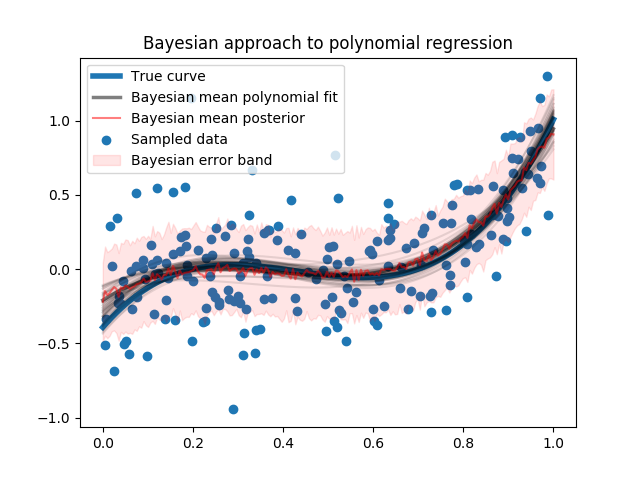

Here is the Python script that generated this plot:
#Implementation of Bayesian polynomial regression using pymc3
from pymc3 import *
import numpy as np 
import matplotlib.pyplot as plt 
from sklearn.preprocessing import PolynomialFeatures 
import pandas as pd
import theano
from scipy.stats.kde import gaussian_kde

# set sample size
NUM_SAMPLES = 200
# set desired standard error
SDEV = 0.3
# set random seed
np.random.seed(42)

# set true function
def f(x): 
    return 7 *(x**3 -1.3 *x**2+0.5*x - 0.056)

# evenly spaced grid of points in unit interval
gridx = np.linspace(0,1, 200)
# sample from unit interval
x = np.random.random(NUM_SAMPLES)
# perturb values
y = f(x) + SDEV*np.random.randn(NUM_SAMPLES)

# construct polynomial features on the samples and the grid
poly = PolynomialFeatures(degree = 3)
xpow = poly.fit_transform(x.reshape(NUM_SAMPLES,1))
linpow = poly.fit_transform(gridx.reshape(200,1))

# Create dictionary of theano variables
data = dict(x1=theano.shared(xpow[:,1]), x2 = theano.shared(xpow[:,2]), x3 = theano.shared(xpow[:,3]), y=theano.shared(y))

# plot our true curve
fig = plt.figure()
ax = fig.add_subplot(111, title = 'Bayesian approach to polynomial regression')
ax.scatter(x,y, label = 'Sampled data')
ax.plot(gridx, f(gridx), label = 'True curve', linewidth = 4 )

# this is needed to work in pymc3 context
with Model() as model:
    # Build the pymc3 model
    coeff = Normal('coeff', mu = 0, sd = 10, shape = 4)
    sigma = HalfNormal('sigma', sd = 1)
    mu = np.sum([coeff[i]*data['x'+str(i)] for i in range(1,4)])+coeff[0]
    y_obs = Normal('y_obs', mu = mu, sd = sigma, observed = data['y'])

    # Calculate the posterior probability via MCMC integration
    trace = sample(3500, njobs = 4)

    # print summary of training in html format
    print(stats.df_summary(trace).to_html())

    # Get the mean coefficients
    mcoeff = np.mean(trace['coeff'], axis = 0)
    # define the predicted function using the mean polynomial
    def g(x):
        return np.sum([mcoeff[i]*x**i for i in range(4)], axis =0)

    # plot the mean polynomial
    ax.plot(gridx, g(gridx), label = 'Bayesian mean polynomial fit', color = 'Black', alpha = 0.5, lw = 2.5)

    # take the last 50 samples of the parameters and graph their associated polynomials
    for i in range(50):
        def h(x):
            return np.sum([trace['coeff'][-i][j]*x**j for j in range(4)], axis =0)
        ax.plot(gridx, h(gridx), color = 'Black', alpha = 0.1)

    # Calculate posterior values
    data['x1'].set_value(linpow[:,1])
    data['x2'].set_value(linpow[:,2])
    data['x3'].set_value(linpow[:,3])
    data['y'].set_value(np.zeros_like(linpow[:1,1]))
    post_pred = sample_ppc(trace, samples = 200)

    # plot the mean prediction plus +- one standard deviation 
    ax.plot(gridx, np.mean(post_pred['y_obs'], axis = 0), label = 'Bayesian mean posterior', alpha = 0.5, color = 'Red')
    ax.fill_between(gridx, np.mean(post_pred['y_obs'], axis = 0)-np.std(post_pred['y_obs'], axis = 0), np.mean(post_pred['y_obs'], axis = 0)+np.std(post_pred['y_obs'], axis = 0), label = 'Bayesian error band', alpha = 0.1, color = 'Red')
    plt.legend(loc = 2)
    plt.savefig("bayreg.png")
    plt.show()
    plt.clf()
    plt.close()

    # plot the pdfs of the coefficients
    plt.figure(figsize = (10, 5))
    fig, axs = plt.subplots(5)
    for i in range(4):
        tdata = trace['coeff'][:,i]
        kde = gaussian_kde(tdata)
        tgridx = np.linspace(min(tdata), max(tdata), 200)
        axs[i].plot(tgridx, kde(tgridx))
        axs[i].set_title('Coeff{}'.format(i))

    tdata = trace['sigma']
    kde = gaussian_kde(tdata)
    tgridx = np.linspace(min(tdata), max(tdata), 200)
    axs[4].plot(tgridx, kde(tgridx)) 
    axs[4].set_title('Sigma')
    plt.tight_layout()
    plt.savefig("trace.png") 
    plt.show()


